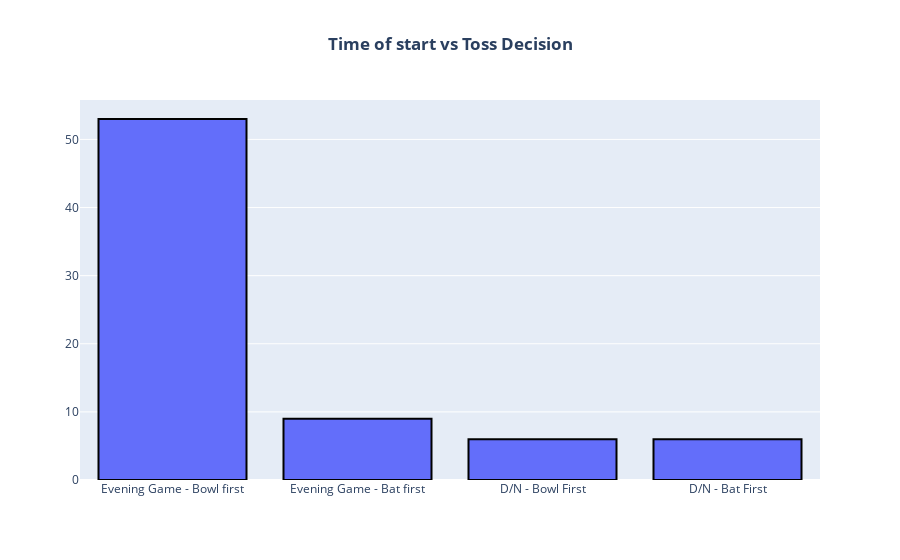

The notebook cell this image was saved under:
### Code cell
fig = go.Figure(data=[go.Bar(x=time_of_match_labels,y=time_of_match_values)])
fig.update_traces(textposition="inside",textfont=dict(family="verdana",size=10),marker=dict(line=dict(color='#000000', width=2)))
fig.update_layout(title_text='<b>Time of start vs Toss Decision</b>',title_x=0.5)
fig.show()

### Figure 1 — Plotly figure (JSON) as saved in the notebook; plotly's stock layout.template omitted (floating-point values rounded to 4 significant figures)
{"data": [{"x": ["Evening Game - Bowl first", "Evening Game - Bat first", "D/N - Bowl First", "D/N - Bat First"], "y": [53, 9, 6, 6], "type": "bar", "textfont": {"family": "verdana", "size": 10}, "marker": {"line": {"color": "#000000", "width": 2}}, "textposition": "inside"}], "layout": {"title": {"text": "<b>Time of start vs Toss Decision</b>", "x": 0.5}, "xaxis": {"type": "category", "range": [-0.5, 3.5], "autorange": true}, "yaxis": {"type": "linear", "range": [0, 55.79], "autorange": true}, "autosize": true}}
